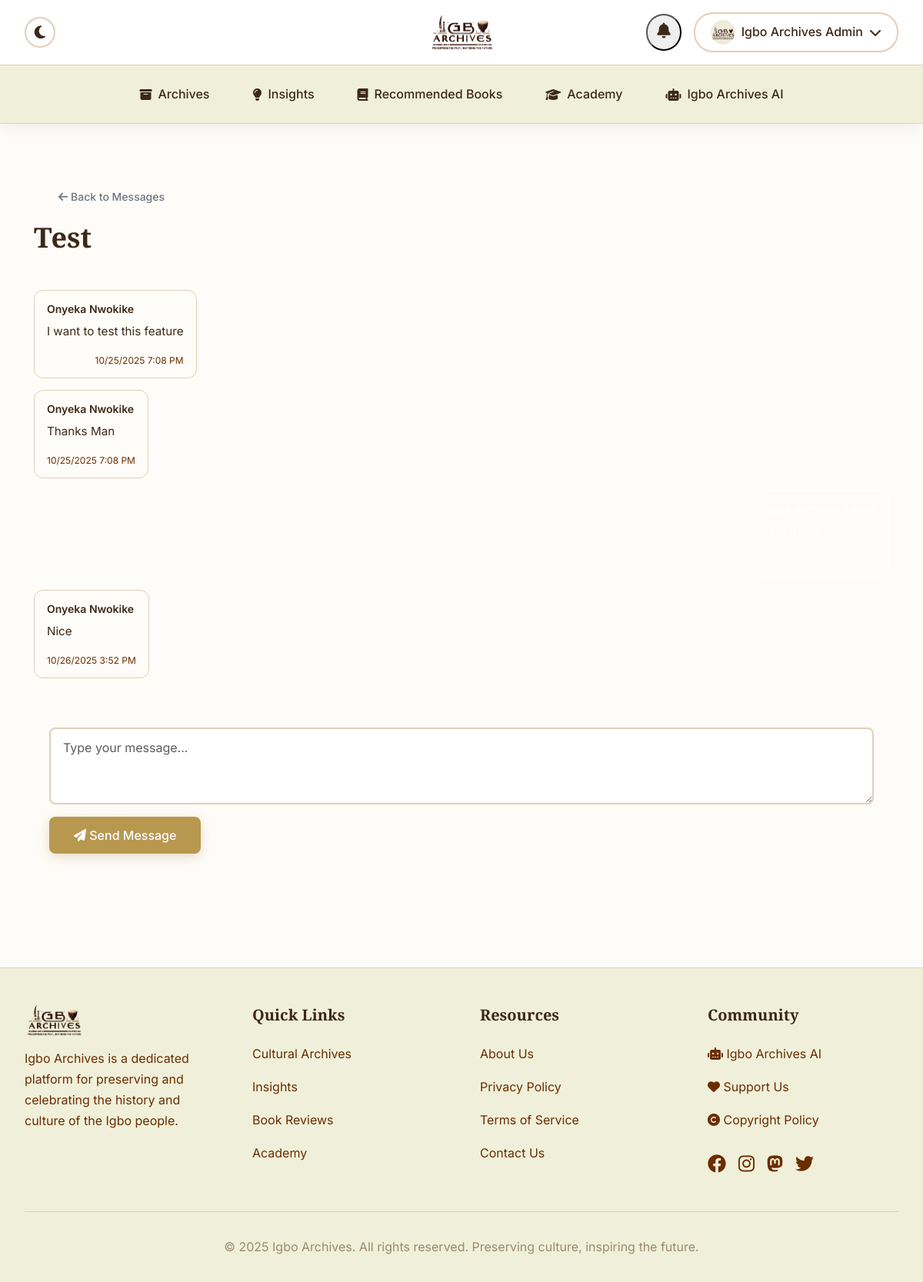
Screenshot of /profile/messages/1/ (signed in) with the database file from the repository.
### users/models.py (models this page shows, shortened)
class CustomUser(AbstractUser):
    full_name = models.CharField(max_length=200, blank=True)
    bio = models.TextField(blank=True)
    profile_picture = models.ImageField(upload_to='profile_pictures/', blank=True, null=True)
    social_links = models.JSONField(default=dict, blank=True)
    def get_display_name(self):
        return self.full_name or (self.email.split('@')[0] if self.email else self.username)

class Thread(models.Model):
    participants = models.ManyToManyField(CustomUser, related_name='message_threads')
    subject = models.CharField(max_length=255)
    created_at = models.DateTimeField(auto_now_add=True)
    updated_at = models.DateTimeField(auto_now=True)
    class Meta:
        ordering = ['-updated_at']

class Message(models.Model):
    thread = models.ForeignKey(Thread, on_delete=models.CASCADE, related_name='messages')
    sender = models.ForeignKey(CustomUser, on_delete=models.CASCADE)
    content = models.TextField()
    created_at = models.DateTimeField(auto_now_add=True)
    is_read = models.BooleanField(default=False)
    class Meta:
        ordering = ['created_at']

### users/views.py (the view)
# urls.py: path('messages/<int:thread_id>/', views.message_thread, name='thread'),
@login_required
def message_thread(request, thread_id):
    thread = get_object_or_404(Thread, id=thread_id, participants=request.user)
    if request.method == 'POST':
        content = request.POST.get('content')
        if content:
            Message.objects.create(thread=thread, sender=request.user, content=content)
            return redirect('users:thread', thread_id=thread_id)
    thread.messages.exclude(sender=request.user).update(is_read=True)
    return render(request, 'users/thread.html', {'thread': thread})

### core/context_processors.py (called while the page is built)
def pwa_settings(request):
    return {
        'VAPID_PUBLIC_KEY': getattr(settings, 'VAPID_PUBLIC_KEY', ''),
    }

def monetization_settings(request):
    return {
        'ENABLE_ADSENSE': getattr(settings, 'ENABLE_ADSENSE', False),
        'GOOGLE_ADSENSE_CLIENT_ID': getattr(settings, 'GOOGLE_ADSENSE_CLIENT_ID', ''),
        'ENABLE_DONATIONS': getattr(settings, 'ENABLE_DONATIONS', False),
        'STRIPE_PUBLIC_KEY': getattr(settings, 'STRIPE_PUBLIC_KEY', ''),
    }

### users/templates/users/thread.html (shortened to what this page needs)
{% extends 'base.html' %}
{% block content %}
<div class="container mt-4">
    <div class="row">
        <div class="col-12">
            <div class="message-thread-header mb-4">
                <a href="{% url 'users:inbox' %}" class="btn btn-outline-secondary btn-sm">
                    <i class="fas fa-arrow-left"></i> Back to Messages
                </a>
                <h2 class="mt-2">{{ thread.subject }}</h2>
            </div>
            <div class="messages-thread mb-4">
                {% for message in thread.messages.all %}
                <div class="message-bubble-container {% if message.sender == user %}sent{% else %}received{% endif %}">
                    <div class="message-bubble">
                        <div class="message-sender">
                            <a href="{% url 'users:profile' message.sender.username %}" class="text-decoration-none" style="{% if message.sender == user %}color: rgba(255,255,255,0.9);{% else %}color: var(--primary-color);{% endif %}">
                                {{ message.sender.get_display_name }}
                            </a>
                        </div>
                        <div class="message-content">
                            {{ message.content|linebreaks }}
                        </div>
                        <div class="message-timestamp">
                            {{ message.created_at|date:"n/j/Y g:i A" }}
                        </div>
                    </div>
                </div>
                {% endfor %}
            </div>
            <div class="message-reply-form">
                <form method="post">
                    <div class="mb-3">
                        <textarea name="content" class="form-control" rows="3" placeholder="Type your message..." required></textarea>
                    </div>
                    <button type="submit" class="btn btn-primary">
                        <i class="fas fa-paper-plane"></i> Send Message
                    </button>
                </form>
            </div>
        </div>
    </div>
</div>
{% endblock %}

### core/templates/base.html (shortened to what this page needs)
{% load static %}
{% load pwa %}
<!DOCTYPE html>
<html lang="en">
<head>
    <link href="https://cdn.jsdelivr.net/npm/bootstrap@5.3.0/dist/css/bootstrap.min.css" rel="stylesheet">
    <link rel="stylesheet" href="https://cdnjs.cloudflare.com/ajax/libs/font-awesome/6.4.0/css/all.min.css">
    <link rel="stylesheet" href="{% static 'css/style.css' %}">
    <link rel="stylesheet" href="{% static 'css/notifications.css' %}">
</head>
<body>
    <div class="sticky-header-wrapper">
        <header class="main-header">
            <div class="header-container">
                <button class="dark-mode-toggle" aria-label="Toggle dark mode" id="darkModeToggle">
                    <i class="fas fa-moon"></i>
                </button>
                <a class="logo-container" href="/">
                    <img src="{% static 'images/logos/logo-light.png' %}" alt="Igbo Archives" class="logo-image logo-light">
                </a>
                <div class="user-menu">
                    {% if user.is_authenticated %}
                        <div class="notification-bell-container">
                            <button class="notification-bell" id="notificationBell" aria-label="Notifications">
                                <i class="fas fa-bell"></i>
                            </button>
                        </div>
                        <button class="profile-button" id="profileButton">
                            {% if user.profile_picture %}
                            <div class="profile-icon profile-icon-image">
                                <img src="{{ user.profile_picture.url }}" alt="{{ user.get_display_name }}">
                            </div>
                            {% else %}
                            <div class="profile-icon">{{ user.get_display_name|slice:":1"|upper }}</div>
                            {% endif %}
                            <span class="d-none d-sm-inline">{{ user.get_display_name }}</span>
                            <i class="fas fa-chevron-down"></i>
                        </button>
                    {% else %}
                        <a href="/accounts/login/" class="login-button">
                            <i class="fas fa-sign-in-alt"></i> Login
                        </a>
                    {% endif %}
                </div>
            </div>
        </header>
        <nav class="desktop-nav">
            <div class="nav-container">
                <a href="/archives/" class="nav-link {% if request.path == '/archives/' or request.path == '/' %}active{% endif %}">
                    <i class="fas fa-archive"></i> Archives
                </a>
                <a href="/insights/" class="nav-link {% if '/insights/' in request.path %}active{% endif %}">
                    <i class="fas fa-lightbulb"></i> Insights
                </a>
                <a href="/books/" class="nav-link {% if '/books/' in request.path %}active{% endif %}">
                    <i class="fas fa-book"></i> Recommended Books
                </a>
                <a href="/academy/" class="nav-link {% if '/academy/' in request.path %}active{% endif %}">
                    <i class="fas fa-graduation-cap"></i> Academy
                </a>
                <a href="https://ai.igboarchives.com.ng" class="nav-link" target="_blank" rel="noopener noreferrer">
                    <i class="fas fa-robot"></i> Igbo Archives AI
                </a>
            </div>
        </nav>
    </div>
    <main class="container-main">
        {% block content %}
        {% endblock %}
    </main>
    <footer class="main-footer">
        <div class="footer-container">
            <div class="footer-grid">
                <div class="footer-section">
                    <div style="margin-bottom: 1rem;">
                        <img src="{% static 'images/logos/logo-light.png' %}" alt="Igbo Archives" class="logo-image logo-light" style="height: 40px; width: auto;">
                    </div>
                    <p style="color: var(--text-secondary); line-height: 1.7;">
                        Igbo Archives is a dedicated platform for preserving and celebrating the history and culture of the Igbo people.
                    </p>
                </div>
                <div class="footer-section">
                    <h3>Quick Links</h3>
                    <a href="/archives/" class="footer-link">Cultural Archives</a>
                    <a href="/insights/" class="footer-link">Insights</a>
                    <a href="/books/" class="footer-link">Book Reviews</a>
                    <a href="/academy/" class="footer-link">Academy</a>
                </div>
                <div class="footer-section">
                    <h3>Resources</h3>
                    <a href="/about/" class="footer-link">About Us</a>
                    <a href="/privacy/" class="footer-link">Privacy Policy</a>
                    <a href="/terms/" class="footer-link">Terms of Service</a>
                    <a href="/contact/" class="footer-link">Contact Us</a>
                </div>
                <div class="footer-section">
                    <h3>Community</h3>
                    <a href="https://ai.igboarchives.com.ng" class="footer-link" target="_blank" rel="noopener noreferrer">
                        <i class="fas fa-robot"></i> Igbo Archives AI
                    </a>
                    <a href="/donate/" class="footer-link">
                        <i class="fas fa-heart"></i> Support Us
                    </a>
                    <a href="/copyright/" class="footer-link">
                        <i class="fas fa-copyright"></i> Copyright Policy
                    </a>
                    <div class="footer-link" style="display: flex; align-items: center; gap: 1rem; padding: 0.5rem 0; margin-top: 0.5rem;">
                        <a href="https://www.facebook.com/IgboArchives/" target="_blank" rel="noopener noreferrer" style="color: var(--text-secondary); font-size: 1.5rem; transition: color 0.2s;">
                            <i class="fab fa-facebook"></i>
                        </a>
                        <a href="https://www.instagram.com/IgboArchives.com.ng/" target="_blank" rel="noopener noreferrer" style="color: var(--text-secondary); font-size: 1.5rem; transition: color 0.2s;">
                            <i class="fab fa-instagram"></i>
                        </a>
                        <a href="https://mastodon.social/@Igbo_Archives" target="_blank" rel="noopener noreferrer" style="color: var(--text-secondary); font-size: 1.5rem; transition: color 0.2s;">
                            <i class="fab fa-mastodon"></i>
                        </a>
                        <a href="https://twitter.com/IgboArchives" target="_blank" rel="noopener noreferrer" style="color: var(--text-secondary); font-size: 1.5rem; transition: color 0.2s;">
                            <i class="fab fa-twitter"></i>
                        </a>
                    </div>
                </div>
            </div>
            <div class="footer-bottom">
                <p>&copy; 2025 Igbo Archives. All rights reserved. Preserving culture, inspiring the future.</p>
            </div>
        </div>
    </footer>
</body>
</html>

### core/static/css/notifications.css (style rules this page uses)
.notification-bell { position: relative; cursor: pointer; padding: 8px 12px; border-radius: 50%; transition: background-color 0.2s; }
.notification-bell i { font-size: 1.25rem; color: var(--text-primary); }

### users/templates/users/thread.html (style rules this page uses)
.messages-thread { display: flex; flex-direction: column; gap: 15px; padding: 20px 0; }
.message-bubble-container { display: flex; width: 100%; }
.message-bubble-container.sent { justify-content: flex-end; }
.message-bubble-container.received { justify-content: flex-start; }
.message-bubble { max-width: 70%; background: var(--background-secondary); border-radius: 12px; padding: 12px 16px; border: 1px solid var(--border-color); }
.message-bubble-container.sent .message-bubble { background: var(--primary-color); color: white; border-color: var(--primary-color); }
.message-sender { font-weight: 600; font-size: 0.875rem; margin-bottom: 6px; }
.message-bubble-container.sent .message-sender { color: rgba(255,255,255,0.9); }
.message-content { font-size: 0.95rem; line-height: 1.5; margin-bottom: 6px; }
.message-timestamp { font-size: 0.75rem; color: var(--text-secondary); text-align: right; }
.message-bubble-container.sent .message-timestamp { color: rgba(255,255,255,0.7); }
.message-reply-form { background: var(--background-secondary); border-radius: 8px; padding: 20px; margin-top: 20px; }

### rows the page displays
CustomUser: profile_picture (picture), get_display_name "Igbo Archives Admin"
Thread: subject "Test"
Message: sender.get_display_name "Onyeka Nwokike", content "I want to test this feature", created_at "10/25/2025 7:08 PM"
Message: sender.get_display_name "Onyeka Nwokike", content "Thanks Man", created_at "10/25/2025 7:08 PM"
Message: sender.get_display_name "Onyeka Nwokike", content "Nice", created_at "10/26/2025 3:52 PM"
